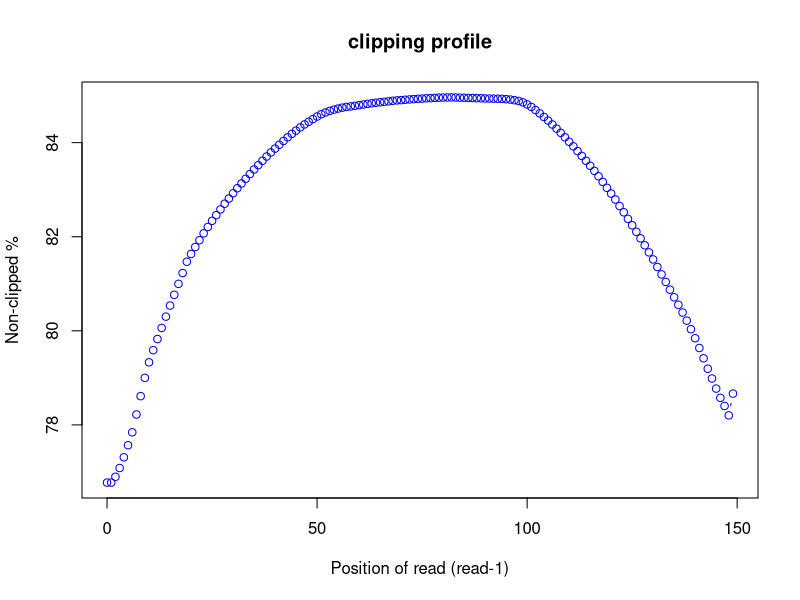
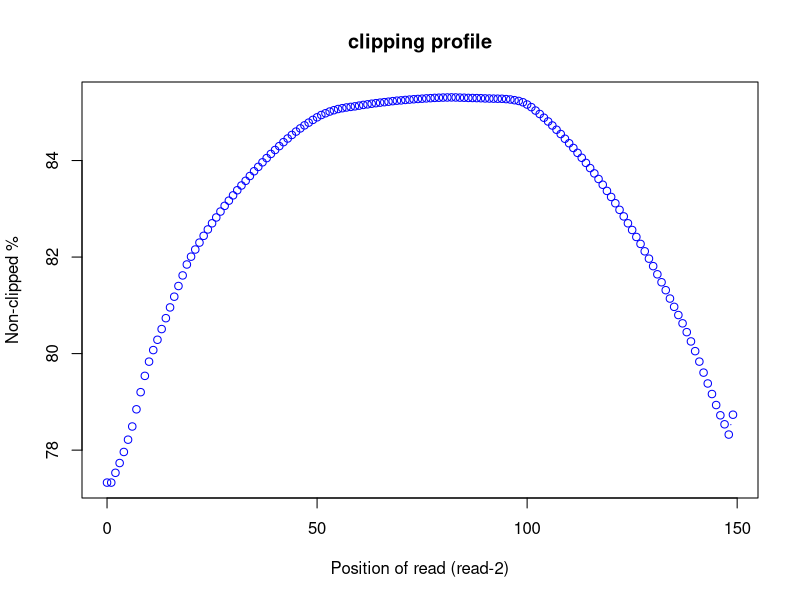

Here is the R script that generated these plots, in order:
pdf("RSeQC/01.WT_EV_2.clipping_profile.R1.pdf")
read_pos=c(0,1,2,3,4,5,6,7,8,9,10,11,12,13,14,15,16,17,18,19,20,21,22,23,24,25,26,27,28,29,30,31,32,33,34,35,36,37,38,39,40,41,42,43,44,45,46,47,48,49,50,51,52,53,54,55,56,57,58,59,60,61,62,63,64,65,66,67,68,69,70,71,72,73,74,75,76,77,78,79,80,81,82,83,84,85,86,87,88,89,90,91,92,93,94,95,96,97,98,99,100,101,102,103,104,105,106,107,108,109,110,111,112,113,114,115,116,117,118,119,120,121,122,123,124,125,126,127,128,129,130,131,132,133,134,135,136,137,138,139,140,141,142,143,144,145,146,147,148,149)
r1_clip_count=c(5190969.0,5190969.0,5163325.0,5121765.0,5070860.0,5013465.0,4952160.0,4867493.0,4780313.0,4693429.0,4619543.0,4561985.0,4509017.0,4456234.0,4402499.0,4349942.0,4298730.0,4246747.0,4195468.0,4141604.0,4104719.0,4071831.0,4039481.0,4007013.0,3976641.0,3947482.0,3920485.0,3893152.0,3866120.0,3841676.0,3816435.0,3792534.0,3769958.0,3747636.0,3725423.0,3703418.0,3682962.0,3661979.0,3641903.0,3622338.0,3604165.0,3586142.0,3567832.0,3550723.0,3534008.0,3518640.0,3503324.0,3489406.0,3476673.0,3464048.0,3451820.0,3440991.0,3432627.0,3425107.0,3419112.0,3413926.0,3409663.0,3406417.0,3403620.0,3401154.0,3397747.0,3394722.0,3391822.0,3388994.0,3386406.0,3384097.0,3381763.0,3379863.0,3377258.0,3375107.0,3373945.0,3372065.0,3370597.0,3369134.0,3367750.0,3366710.0,3365313.0,3364651.0,3363304.0,3362212.0,3361693.0,3361399.0,3361035.0,3361510.0,3362280.0,3362689.0,3363363.0,3363900.0,3364726.0,3365145.0,3366134.0,3366361.0,3366917.0,3367420.0,3367813.0,3369498.0,3371360.0,3374335.0,3377944.0,3384662.0,3394290.0,3406273.0,3421226.0,3436953.0,3453910.0,3471155.0,3489710.0,3509221.0,3529253.0,3550490.0,3571605.0,3593440.0,3616228.0,3638915.0,3661982.0,3685742.0,3709855.0,3735630.0,3762370.0,3790565.0,3817647.0,3846237.0,3877107.0,3906774.0,3937974.0,3968562.0,3999593.0,4030554.0,4063672.0,4097203.0,4130829.0,4166752.0,4201881.0,4237504.0,4274523.0,4310540.0,4346303.0,4382916.0,4421437.0,4462099.0,4505025.0,4551546.0,4600441.0,4650042.0,4696320.0,4744317.0,4788231.0,4826847.0,4871609.0,4768185.0)
r1_nonclip_count = 22349434 - r1_clip_count
plot(read_pos, r1_nonclip_count*100/(r1_clip_count + r1_nonclip_count),col="blue",main="clipping profile",xlab="Position of read (read-1)",ylab="Non-clipped %",type="b")
dev.off()
pdf("RSeQC/01.WT_EV_2.clipping_profile.R2.pdf")
read_pos=c(0,1,2,3,4,5,6,7,8,9,10,11,12,13,14,15,16,17,18,19,20,21,22,23,24,25,26,27,28,29,30,31,32,33,34,35,36,37,38,39,40,41,42,43,44,45,46,47,48,49,50,51,52,53,54,55,56,57,58,59,60,61,62,63,64,65,66,67,68,69,70,71,72,73,74,75,76,77,78,79,80,81,82,83,84,85,86,87,88,89,90,91,92,93,94,95,96,97,98,99,100,101,102,103,104,105,106,107,108,109,110,111,112,113,114,115,116,117,118,119,120,121,122,123,124,125,126,127,128,129,130,131,132,133,134,135,136,137,138,139,140,141,142,143,144,145,146,147,148,149)
r2_clip_count=c(5047023.0,5047023.0,5001874.0,4956776.0,4905812.0,4849073.0,4788294.0,4709018.0,4630007.0,4554827.0,4489214.0,4435917.0,4388333.0,4338987.0,4288793.0,4239113.0,4189633.0,4140394.0,4091555.0,4041188.0,4005056.0,3972111.0,3940205.0,3908927.0,3879532.0,3851159.0,3824236.0,3796946.0,3770692.0,3746715.0,3722314.0,3698727.0,3676750.0,3655188.0,3633113.0,3611106.0,3590834.0,3569957.0,3550421.0,3531237.0,3513012.0,3495115.0,3476906.0,3460033.0,3443645.0,3428120.0,3413458.0,3399487.0,3386929.0,3374166.0,3362381.0,3351729.0,3343650.0,3335761.0,3329626.0,3324114.0,3320358.0,3317022.0,3314320.0,3311758.0,3308480.0,3305143.0,3302577.0,3299656.0,3297181.0,3294675.0,3292526.0,3290304.0,3287790.0,3285662.0,3284259.0,3282261.0,3280649.0,3279040.0,3277708.0,3276442.0,3275082.0,3274042.0,3272774.0,3272028.0,3271317.0,3270905.0,3270559.0,3270812.0,3271571.0,3272040.0,3272908.0,3273272.0,3273740.0,3274286.0,3275243.0,3275689.0,3276177.0,3276511.0,3276827.0,3278345.0,3280189.0,3283380.0,3286883.0,3293046.0,3303358.0,3315397.0,3331170.0,3347019.0,3364280.0,3381577.0,3400094.0,3419695.0,3439466.0,3461166.0,3482001.0,3503678.0,3526317.0,3548938.0,3572541.0,3596462.0,3620984.0,3646807.0,3673320.0,3701769.0,3729651.0,3758657.0,3789070.0,3819337.0,3851094.0,3881993.0,3914186.0,3946290.0,3980336.0,4014265.0,4048744.0,4086411.0,4123029.0,4159644.0,4198248.0,4236480.0,4274290.0,4312538.0,4353181.0,4396016.0,4440798.0,4489055.0,4539824.0,4589913.0,4638569.0,4689339.0,4736691.0,4778147.0,4825484.0,4733940.0)
r2_nonclip_count = 22260934 - r2_clip_count
plot(read_pos, r2_nonclip_count*100/(r2_clip_count + r2_nonclip_count),col="blue",main="clipping profile",xlab="Position of read (read-2)",ylab="Non-clipped %",type="b")
dev.off()
